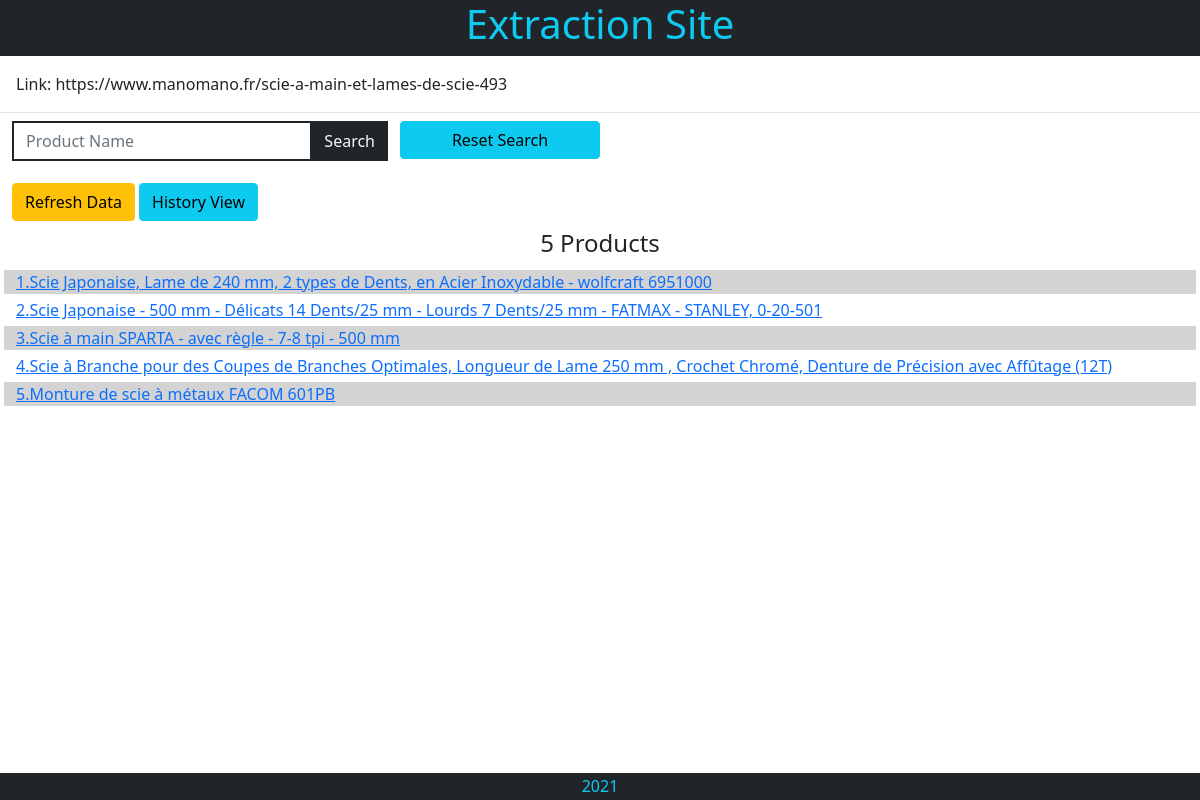
The page / on the database its author committed.
### home/models.py (models this page shows, shortened)
class Products(models.Model):
    class Meta:
        verbose_name_plural = "Products"
    id = models.IntegerField(primary_key=True)
    product_name = models.CharField(max_length=254)
    product_url = models.CharField(max_length=254, blank=True, null=True, default='None')
    product_image_url = models.CharField(
        max_length=254, blank=True, null=True, default='None')
    product_rating = models.DecimalField(
        max_digits=2, decimal_places=1, blank=True, null=True, default=None)
    product_json = models.TextField()

### home/views.py (the view, shortened to what this page needs)
# urls.py: 2. Add a URL to urlpatterns:  path('', views.home, name='home')
def home(request):
    products = Products.objects.all()
    count = products.count()
    context = {
        'count': count,
        'products': products,
        }
    return render(request, 'home/index.html', context)

### home/templates/home/index.html (shortened to what this page needs)
{% extends "base.html" %}
{% load static %}
{% block extra_css %}
    <link rel="stylesheet" href="{% static 'home/css/home.css' %}">
{% endblock %}
{% block content %}
    <div class="row m-0">
        <div class="col-12 p-3">
            <div>Link: https://www.manomano.fr/scie-a-main-et-lames-de-scie-493</div>
        </div>
        <div class="row m-0 p-0 border-top d-flex justify-content-left">
            <div class="col-8 col-md-4 col-lg-4 mt-2">
                <form action="{% url 'home' %}" method="GET">
                    <div class="input-group">
                        <input type="search" class="form-control custom-select rounded-0 border-2 border-dark" name="q" placeholder="Product Name">
                        <button class="btn btn-outline-dark bg-dark text-light rounded-0 input-group-append ml-auto search-button" type="submit"><div class="text">Search</div></button>
                    </div>
                </form>
            </div>
            <a class="col-4 col-md-4 col-lg-2 btn btn-info h1 mt-2" href="{% url 'home' %}">Reset Search</a>
        </div>
        <div class="col-12 mt-3">
            <a class="btn btn-warning h1 refresh" href="{% url 'extractor' %}">Refresh Data</a>
            <a class="btn btn-info h1" href="{% url 'data_view' %}">History View</a>
        </div>
        <div class="col-12 text-center h4">{{ count }} Products</div>
    </div>
    {% for product in products %}
        <div class="row m-1">
            {% if forloop.counter|divisibleby:2 %}
                <div class="col-12">
                    <a href="{% url 'product_details' product_id=product.id %}">{{ product.id }}.{{ product.product_name }}</a>
                </div>
            {% else %}
                <div class="col-12 bg-secondary">
                    <a href="{% url 'product_details' product_id=product.id %}">{{ product.id }}.{{ product.product_name }}</a>
                </div>
            {% endif %}
        </div>
    {% endfor %}
{% endblock %}

### static/css/base.css (style rules this page uses)
body, html { margin: 0; display: flex; flex-direction: column; height: 100vh; }

### home/static/home/css/home.css (style rules this page uses)
.bg-secondary { background: lightgray !important; }

### rows shown on the page
Products: id "1", product_name "Scie Japonaise, Lame de 240 mm, 2 types de Dents, en Acier Inoxydable - wolfcraft 6951000"
Products: id "2", product_name "Scie Japonaise - 500 mm - Délicats 14 Dents/25 mm - Lourds 7 Dents/25 mm - FATMAX - STANLEY, 0-20-501"
Products: id "3", product_name "Scie à main SPARTA - avec règle - 7-8 tpi - 500 mm"
Products: id "4", product_name "Scie à Branche pour des Coupes de Branches Optimales, Longueur de Lame 250 mm , Crochet Chromé, Denture de Précision avec Affûtage (12T)"
Products: id "5", product_name "Monture de scie à métaux FACOM 601PB"

### other values the page prints
{{ count }} "5"
